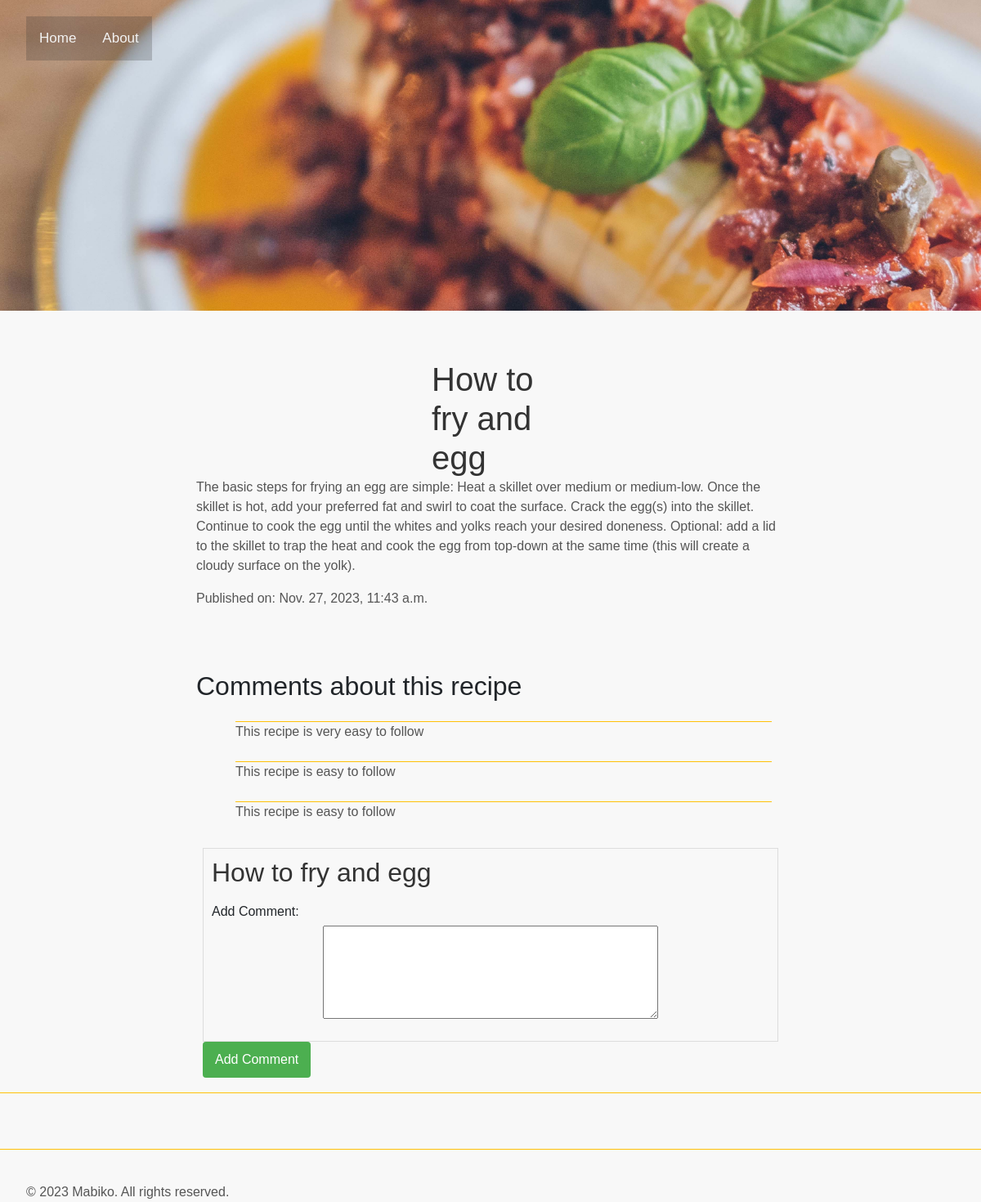
The page /recipes/2/ on the database its author committed.
### recipes/models.py (models this page shows, shortened)
class Recipe(models.Model):
    pub_date = models.DateTimeField("date published")
    recipe_title = models.CharField(max_length=50)
    recipe_text = models.CharField(max_length=800)

class Comments(models.Model):
    recipe = models.ForeignKey(Recipe, on_delete=models.CASCADE)
    choice_text = models.CharField(max_length=200)
    votes = models.IntegerField(default=0)

### recipes/views.py (the view)
# urls.py: path('<int:recipe_id>/', views.detail, name='detail'),
def detail(request, recipe_id):
    recipe= get_object_or_404(Recipe,pk=recipe_id)
    comments = Comments.objects.filter(recipe=recipe)
    return render(request,'recipes/detail.html',{'recipe': recipe, 'comments': comments})

### recipes/templates/recipes/detail.html (shortened to what this page needs)
{% load static %}
<!DOCTYPE html>
<html lang="en">
  <head>
    <link
      href="https://cdn.jsdelivr.net/npm/bootstrap@5.3.2/dist/css/bootstrap.min.css"
      rel="stylesheet"
    />
    <link rel="stylesheet" href="{% static 'css/detail.css' %}" />
  </head>
  <body>
    {% include 'recipes/navbar.html' %}
    <div class="recipebody">
      <h1>{{ recipe.recipe_title }}</h1>
      <p>{{ recipe.recipe_text }}</p>
      <p>Published on: {{ recipe.pub_date }}</p>
    </div>
    <div class="comments">
      <h2>Comments about this recipe</h2>
      {% if comments %}
      <ul class="recipescontainer">
        {% for comment in comments %}
        <p class="comment">{{ comment.choice_text}}</p>
        {% endfor %}
      </ul>
      {% else %}
      <p>No comments are available.</p>
      {% endif %}
    </div>
    <form action="{% url 'recipes:addcomment' recipe.id %}" method="post">
      <fieldset>
        <legend><h2>{{ recipe.recipe_title }}</h2></legend>
        <label for="comment_text">Add Comment:</label>
        <textarea
          name="comment_text"
          id="comment_text"
          rows="4"
          cols="50"
        ></textarea
        ><br />
      </fieldset>
      <input type="submit" value="Add Comment" />
    </form>
    <div class="footer">{% include 'recipes/footer.html' %}</div>
  </body>
</html>

### recipes/static/css/detail.css (style rules this page uses)
.comment { border-top: #ffc107 1px solid; margin:1.5rem 1rem ; }
h1 { margin: 0 40%; }
body { font-family: Arial, sans-serif; background-color: #f8f8f8; margin: 0; padding: 0; }
h1 { color: #333; }
p { color: #555; }
form { margin-top: 20px; }
fieldset { border: 1px solid #ddd; padding: 10px; }
legend { font-size: 1.2em; font-weight: bold; color: #333; }
label { display: block; margin-bottom: 5px; }
textarea,form { margin: 0 20%; width: 60%; padding: 8px; box-sizing: border-box; margin-bottom: 10px; }
input[type="submit"] { background-color: #4caf50; color: white; padding: 10px 15px; border: none; border-radius: 4px; cursor: pointer; }
.recipebody { margin: 5% 20%; width: 60%; height: 40vh; }
.comments { margin: 2% 20%; width: 60%; height: 20%; }
.footer { border-top:1PX solid #ffc107; color: #333; padding: 20px 0; }

### rows shown on the page
Recipe: recipe_title "How to fry and egg", recipe_text "The basic steps for frying an egg are simple: Heat a skillet over medium or medium-low. Once the skillet is hot, add your preferred fat and swirl to coat the surface. Crack the egg(s) into the skillet. Continue to cook the egg until the whites and yolks reach your desired doneness. Optional: add a lid to the skillet to trap the heat and cook the egg from top-down at the same time (this will create a cloudy surface on the yolk).", pub_date "Nov. 27, 2023, 11:43 a.m."
Comments: choice_text "This recipe is very easy to follow"
Comments: choice_text "This recipe is easy to follow"
Comments: choice_text "This recipe is easy to follow"
